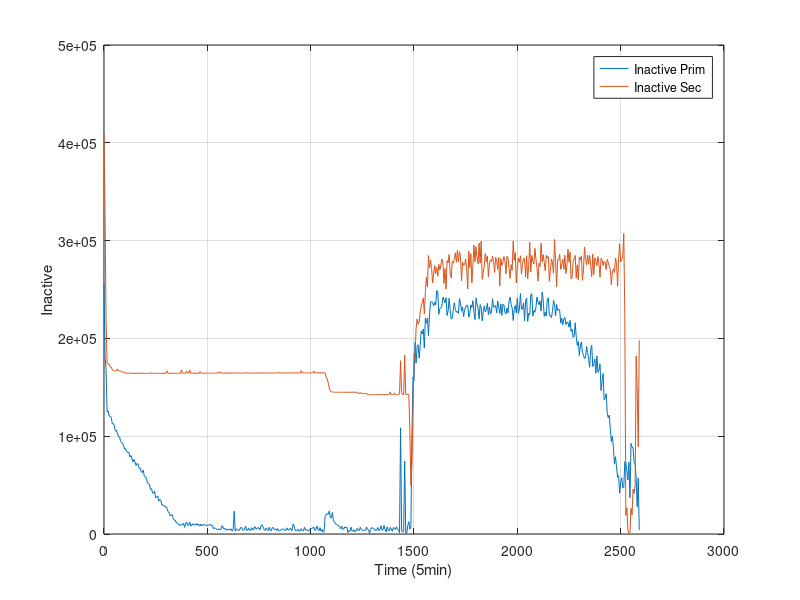

Write the MATLAB code that produced this figure.
#! /usr/bin/octave -qf
fig = figure;
data = dlmread("finput.txt"," ");
data_sec = dlmread("finput_sec.txt"," ");
size(data);
size(data_sec);
set(fig, "visible", "off");

time =  data(:,1);
MemTotal =  data(:,2);
MemFree =  data(:,3);
Buffers =  data(:,4);
Cached =  data(:,5);
SwapCached =  data(:,6);
Active =  data(:,7);
Inactive =  data(:,8);
SwapTotal =  data(:,9);
SwapFree =  data(:,10);
Dirty =  data(:,11);
Writeback =  data(:,12);
AnonPages =  data(:,13);
Mapped =  data(:,14);
Slab =  data(:,15);
SReclaimable =  data(:,16);
SUnreclaim =  data(:,17);
PageTables =  data(:,18);
NFS_Unstable =  data(:,19);
Bounce =  data(:,20);
WritebackTmp =  data(:,21);
CommitLimit =  data(:,22);
Committed_AS =  data(:,23);
VmallocTotal =  data(:,24);
VmallocUsed =  data(:,25);
VmallocChunk =  data(:,26);

time_sec =  data_sec(:,1);
MemTotal_sec =  data_sec(:,2);
MemFree_sec =  data_sec(:,3);
Buffers_sec =  data_sec(:,4);
Cached_sec =  data_sec(:,5);
SwapCached_sec =  data_sec(:,6);
Active_sec =  data_sec(:,7);
Inactive_sec =  data_sec(:,8);
SwapTotal_sec =  data_sec(:,9);
SwapFree_sec =  data_sec(:,10);
Dirty_sec =  data_sec(:,11);
Writeback_sec =  data_sec(:,12);
AnonPages_sec =  data_sec(:,13);
Mapped_sec =  data_sec(:,14);
Slab_sec =  data_sec(:,15);
SReclaimable_sec =  data_sec(:,16);
SUnreclaim_sec =  data_sec(:,17);
PageTables_sec =  data_sec(:,18);
NFS_Unstable_sec =  data_sec(:,19);
Bounce_sec =  data_sec(:,20);
WritebackTmp_sec =  data_sec(:,21);
CommitLimit_sec =  data_sec(:,22);
Committed_AS_sec =  data_sec(:,23);
VmallocTotal_sec =  data_sec(:,24);
VmallocUsed_sec =  data_sec(:,25);
VmallocChunk_sec =  data_sec(:,26);


plot(time,Inactive,";Inactive Prim;",time,Inactive_sec,";Inactive Sec;"), grid

xlabel("Time (5min)");
ylabel("Inactive");
print("Inactive.png", "-dpng");


